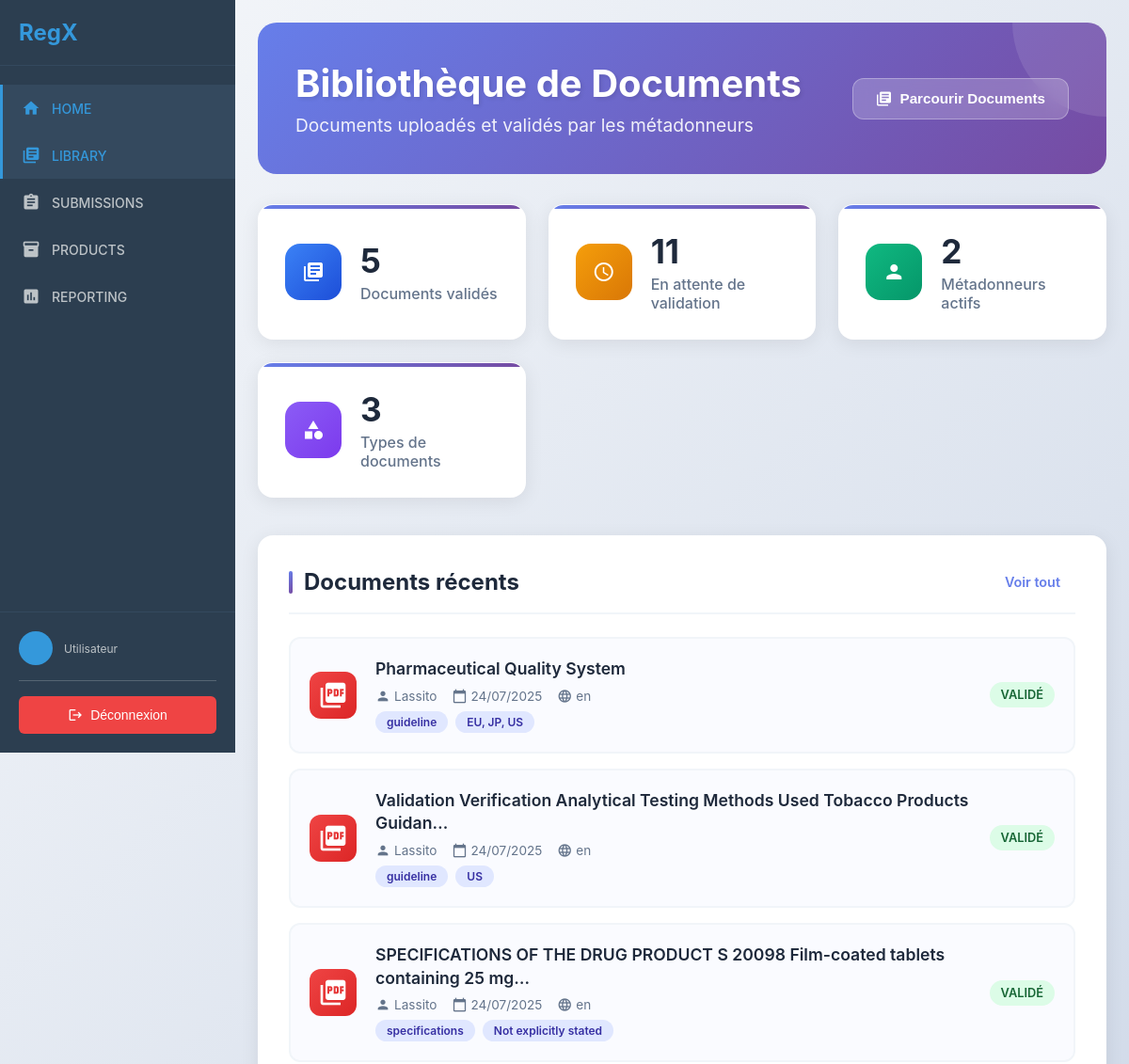
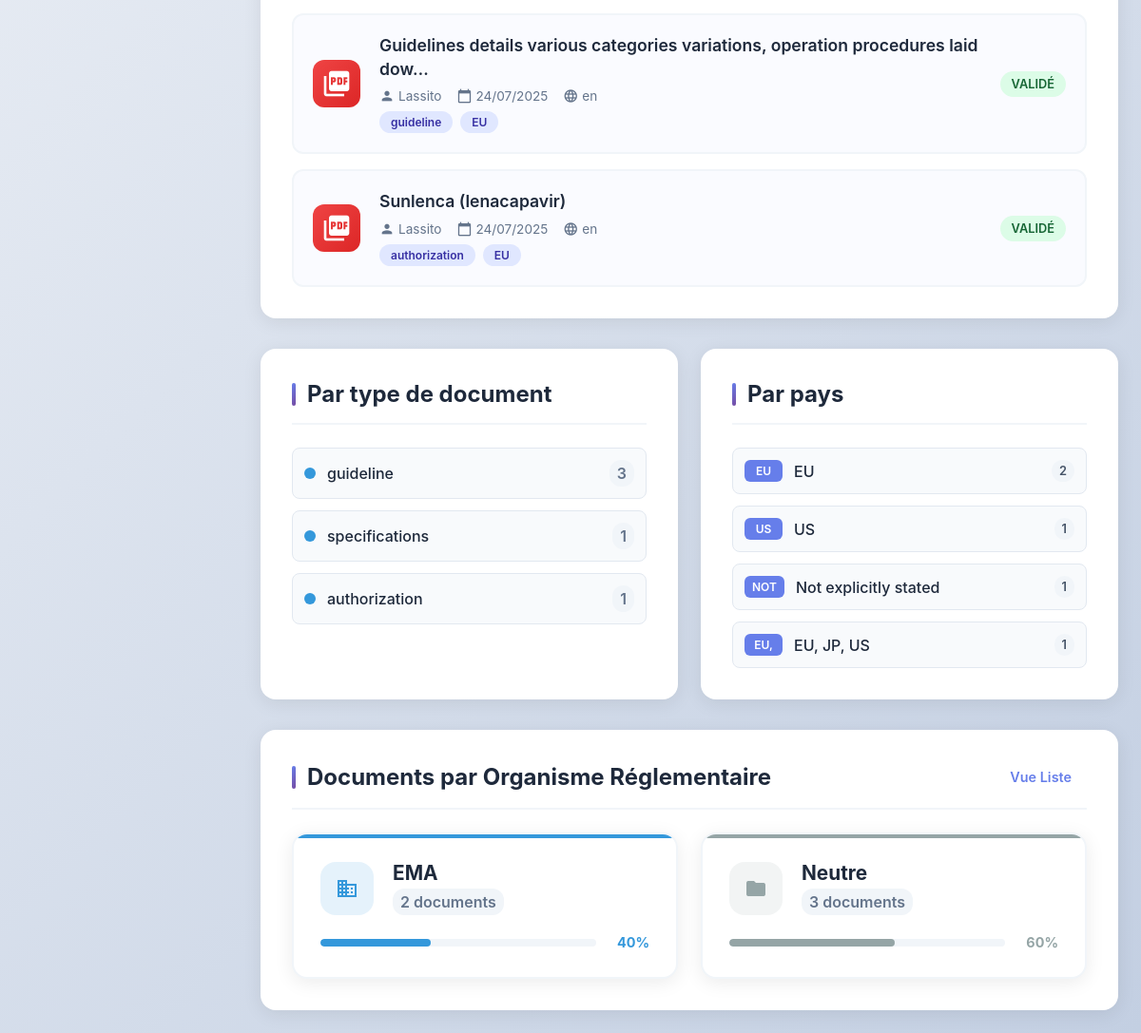
The app's page /client/library/ with its own data (2 pictures, top to bottom).
### rawdocs/models.py (models this page shows, shortened)
class RawDocument(models.Model):
    url = models.URLField(help_text="URL d'origine du PDF", blank=True)
    file = models.FileField(upload_to=pdf_upload_to, help_text="Fichier PDF téléchargé")
    created_at = models.DateTimeField(auto_now_add=True)
    owner = models.ForeignKey(
        settings.AUTH_USER_MODEL,
        on_delete=models.CASCADE,
        related_name='raw_documents',
        null=True, blank=True,
        help_text="Utilisateur qui a téléchargé ce document"
    )
    is_validated = models.BooleanField(default=False, help_text="Document validé par un métadonneur")
    validated_at = models.DateTimeField(null=True, blank=True)
    is_ready_for_expert = models.BooleanField(default=False, help_text="Document prêt pour révision expert")
    expert_ready_at = models.DateTimeField(null=True, blank=True,
                                           help_text="Date à laquelle le document est devenu prêt pour l'expert")
    total_pages = models.IntegerField(default=0, help_text="Nombre total de pages")
    pages_extracted = models.BooleanField(default=False, help_text="Pages extraites individuellement")
    title = models.TextField(blank=True, help_text="Titre du document")
    doc_type = models.CharField("Type", max_length=100, blank=True, help_text="Type du document (guide, rapport…)")
    publication_date = models.CharField(max_length=100, blank=True, help_text="Date de publication")
    version = models.CharField(max_length=50, blank=True, help_text="Version extraite")
    source = models.CharField(max_length=255, blank=True, help_text="Organisation émettrice (EMA, FDA…)")
    context = models.TextField(blank=True, help_text="Contexte extrait (2 phrases max)")
    country = models.CharField(max_length=100, blank=True, help_text="Pays détecté (GPE ou TLD)")
    language = models.CharField(max_length=10, blank=True, help_text="Langue détectée (fr, en…)")
    url_source = models.URLField(blank=True, help_text="URL d'origine pour référence")

### client/library/views.py (the view)
# urls.py: path('', views.library_dashboard, name='dashboard'),
def library_dashboard(request):
    total_documents = RawDocument.objects.filter(is_validated=True).count()
    pending_validation = RawDocument.objects.filter(is_validated=False).count()
    total_metadonneurs = RawDocument.objects.values('owner').distinct().count()
    recent_documents = RawDocument.objects.filter(
        is_validated=True
    ).select_related('owner').order_by('-created_at')[:10]
    document_type_stats = RawDocument.objects.filter(
        is_validated=True
    ).exclude(doc_type='').values('doc_type').annotate(
        count=Count('id')
    ).order_by('-count')[:5]
    country_stats = RawDocument.objects.filter(
        is_validated=True
    ).exclude(country='').values('country').annotate(
        count=Count('id')
    ).order_by('-count')[:5]
    source_stats = RawDocument.objects.filter(
        is_validated=True
    ).exclude(source='').values('source').annotate(
        count=Count('id')
    ).order_by('-count')
    categories = {}
    neutral_count = 0
    for stat in source_stats:
        source_name = stat['source'].upper()
        count = stat['count']
        if 'EMA' in source_name or 'EUROPEAN' in source_name:
            if 'EMA' not in categories:
                categories['EMA'] = {'name': 'EMA', 'count': 0, 'color': '#3498db'}
            categories['EMA']['count'] += count
        elif 'FDA' in source_name:
            if 'FDA' not in categories:
                categories['FDA'] = {'name': 'FDA', 'count': 0, 'color': '#e74c3c'}
            categories['FDA']['count'] += count
        elif 'ICH' in source_name:
            if 'ICH' not in categories:
                categories['ICH'] = {'name': 'ICH', 'count': 0, 'color': '#f39c12'}
            categories['ICH']['count'] += count
        elif 'ANSM' in source_name:
            if 'ANSM' not in categories:
                categories['ANSM'] = {'name': 'ANSM', 'count': 0, 'color': '#2ecc71'}
            categories['ANSM']['count'] += count
        elif 'MHRA' in source_name:
            if 'MHRA' not in categories:
                categories['MHRA'] = {'name': 'MHRA', 'count': 0, 'color': '#9b59b6'}
            categories['MHRA']['count'] += count
        else:
            neutral_count += count
    if neutral_count > 0:
        categories['NEUTRE'] = {'name': 'Neutre', 'count': neutral_count, 'color': '#95a5a6'}
    context = {
        'total_documents': total_documents,
        'pending_validation': pending_validation,
        'total_metadonneurs': total_metadonneurs,
        'recent_documents': recent_documents,
        'document_type_stats': document_type_stats,
        'country_stats': country_stats,
        'source_categories': categories,  # 🆕 Nouvelles catégories par source
    }
    return render(request, 'client/library/dashboard.html', context)

### client/templatetags/document_filters.py (called while the page is built)
@register.filter
def document_title(document):
    if document.title and document.title.strip():
        return document.title.strip()
    if document.file:
        clean_name = clean_filename(document.file)
        if clean_name:
            return clean_name
    return "Document sans titre"

### templates/client/library/dashboard.html (shortened to what this page needs)
{% extends 'client/base.html' %}
{% load static %}
{% load document_filters %}
{% block extra_css %}
<link rel="stylesheet" href="{% static 'css/library.css' %}">
{% endblock %}
{% block content %}
<div class="library-dashboard">
    <div class="page-header">
        <div class="header-content">
            <div class="header-info">
                <h1>Bibliothèque de Documents</h1>
                <p>Documents uploadés et validés par les métadonneurs</p>
            </div>
            <div class="header-actions">
                <button class="btn btn-primary" onclick="location.href='{% url 'client:library:document_list' %}'">
                    <i class="material-icons">library_books</i>
                    Parcourir Documents
                </button>
            </div>
        </div>
    </div>
    <div class="stats-grid">
        <div class="stat-card">
            <div class="stat-icon blue">
                <i class="material-icons">library_books</i>
            </div>
            <div class="stat-content">
                <h3>{{ total_documents }}</h3>
                <p>Documents validés</p>
            </div>
        </div>
        <div class="stat-card">
            <div class="stat-icon orange">
                <i class="material-icons">schedule</i>
            </div>
            <div class="stat-content">
                <h3>{{ pending_validation }}</h3>
                <p>En attente de validation</p>
            </div>
        </div>
        <div class="stat-card">
            <div class="stat-icon green">
                <i class="material-icons">person</i>
            </div>
            <div class="stat-content">
                <h3>{{ total_metadonneurs }}</h3>
                <p>Métadonneurs actifs</p>
            </div>
        </div>
        <div class="stat-card">
            <div class="stat-icon purple">
                <i class="material-icons">category</i>
            </div>
            <div class="stat-content">
                <h3>{{ document_type_stats|length }}</h3>
                <p>Types de documents</p>
            </div>
        </div>
    </div>
    <div class="dashboard-content">
        <div class="dashboard-section">
            <div class="section-header">
                <h2>Documents récents</h2>
                <a href="{% url 'client:library:document_list' %}" class="view-all">Voir tout</a>
            </div>
            <div class="documents-list">
                {% for document in recent_documents %}
                <div class="document-card" onclick="location.href='{% url 'client:library:document_detail' document.pk %}'">
                    <div class="document-icon">
                        <i class="material-icons">picture_as_pdf</i>
                    </div>
                    <div class="document-content">
                        <h4>{{ document|document_title|truncatechars:80 }}</h4>
                        <div class="document-meta">
                            <span class="meta-item">
                                <i class="material-icons">person</i>
                                {{ document.owner.username|default:"Anonyme" }}
                            </span>
                            <span class="meta-item">
                                <i class="material-icons">calendar_today</i>
                                {{ document.created_at|date:"d/m/Y" }}
                            </span>
                            {% if document.language %}
                            <span class="meta-item">
                                <i class="material-icons">language</i>
                                {{ document.language }}
                            </span>
                            {% endif %}
                        </div>
                        {% if document.doc_type %}
                        <div class="document-tags">
                            <span class="tag">{{ document.doc_type }}</span>
                            {% if document.country %}
                            <span class="tag">{{ document.country }}</span>
                            {% endif %}
                        </div>
                        {% endif %}
                    </div>
                    <div class="document-actions">
                        <span class="status validated">Validé</span>
                    </div>
                </div>
                {% empty %}
                <div class="empty-state">
                    <i class="material-icons">library_books</i>
                    <h3>Aucun document disponible</h3>
                    <p>Les documents uploadés et validés par les métadonneurs apparaîtront ici.</p>
                </div>
                {% endfor %}
            </div>
        </div>
        <div class="dashboard-grid">
            <div class="dashboard-section">
                <div class="section-header">
                    <h2>Par type de document</h2>
                </div>
                <div class="category-stats">
                    {% for type_stat in document_type_stats %}
                    <div class="category-item">
                        <div class="category-color" style="background-color: #3498db;"></div>
                        <span class="category-name">{{ type_stat.doc_type }}</span>
                        <span class="category-count">{{ type_stat.count }}</span>
                    </div>
                    {% empty %}
                    <p class="no-data">Aucun type de document détecté</p>
                    {% endfor %}
                </div>
            </div>
            <div class="dashboard-section">
                <div class="section-header">
                    <h2>Par pays</h2>
                </div>
                <div class="authority-stats">
                    {% for country_stat in country_stats %}
                    <div class="authority-item">
                        <span class="authority-code">{{ country_stat.country|slice:":3"|upper }}</span>
                        <span class="authority-name">{{ country_stat.country }}</span>
                        <span class="authority-count">{{ country_stat.count }}</span>
                    </div>
                    {% empty %}
                    <p class="no-data">Aucun pays détecté</p>
                    {% endfor %}
                </div>
            </div>
        </div>
        {% if source_categories %}
        <div class="dashboard-section">
            <div class="section-header">
                <h2>Documents par Organisme Réglementaire</h2>
                <div style="display: flex; gap: 8px;">
                    <a href="{% url 'client:library:document_list_horizontal' %}" class="view-all">Vue Liste</a>
                </div>
            </div>
            <div class="source-categories-grid">
                {% for key, category in source_categories.items %}
                <div class="source-category-card"
                     style="--category-color: {{ category.color }}; --category-color-light: {{ category.color }}20;"
                     onclick="location.href='{% url 'client:library:documents_by_category' key|lower %}'">
                    <div class="category-header">
                        <div class="category-icon">
                            <i class="material-icons">
                            </i>
                        </div>
                        <div class="category-info">
                            <h3>{{ category.name }}</h3>
                            <p class="category-count">{{ category.count }} document{{ category.count|pluralize }}</p>
                        </div>
                    </div>
                    <div class="category-progress">
                        <div class="progress-bar">
                            <div class="progress-fill" style="width: {% widthratio category.count total_documents 100 %}%;"></div>
                        </div>
                        <span class="progress-text">{% widthratio category.count total_documents 100 %}%</span>
                    </div>
                </div>
                {% endfor %}
            </div>
        </div>
        {% endif %}
    </div>
</div>
{% endblock %}

### static/css/main.css (style rules this page uses)
* { margin: 0; padding: 0; box-sizing: border-box; }
body { font-family: 'Inter', sans-serif; background-color: #f5f5f5; color: #333; }
.btn { padding: 10px 20px; border: none; border-radius: 6px; font-size: 14px; font-weight: 500; cursor: pointer; transition: all 0.3s ease; display: inline-flex; align-items: center; gap: 8px; text-decoration: none; }
.btn-primary { background-color: #3498db; color: white; }
.btn i { font-size: 18px; }

### records on screen
RawDocument: title "Pharmaceutical Quality System", owner.username "Lassito", created_at "24/07/2025", language "en", doc_type "guideline", country "EU, JP, US"
RawDocument: title "Validation Verification Analytical Testing Methods Used Tobacco Products Guidan…", owner.username "Lassito", created_at "24/07/2025", language "en", doc_type "guideline", country "US"
RawDocument: title "SPECIFICATIONS OF THE DRUG PRODUCT S 20098 Film-coated tablets containing 25 mg…", owner.username "Lassito", created_at "24/07/2025", language "en", doc_type "specifications", country "Not explicitly stated"
RawDocument: title "Guidelines details various categories variations, operation procedures laid dow…", owner.username "Lassito", created_at "24/07/2025", language "en", doc_type "guideline", country "EU"
RawDocument: title "Sunlenca (lenacapavir)", owner.username "Lassito", created_at "24/07/2025", language "en", doc_type "authorization", country "EU"

### other values on screen
{{ total_documents }} "5"
{{ pending_validation }} "11"
{{ total_metadonneurs }} "2"
{{ document_type_stats|length }} "3"
{{ type_stat.doc_type }} "guideline" "specifications" "authorization"
{{ type_stat.count }} "3" "1" "1"
{{ country_stat.country|slice:":3"|upper }} "EU" "US" "NOT" "EU,"
{{ country_stat.country }} "EU" "US" "Not explicitly stated" "EU, JP, US"
{{ country_stat.count }} "2" "1" "1" "1"
{{ category.name }} "EMA" "Neutre"
{{ category.count }} "2" "3"
